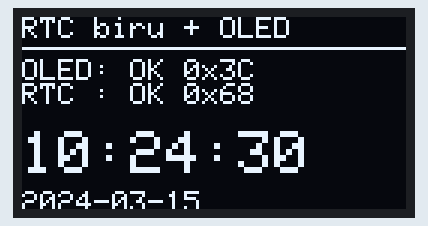
Recording of a sketch running on a simulated ESP32. On the bench: 128×64 one-colour display. The local clock reads 2024-03-15 10:24:30 at power-on unless the sketch sets it; what the sketch prints to the serial monitor is not drawn.

Above: at 0.7 s.
At 5.1 s:
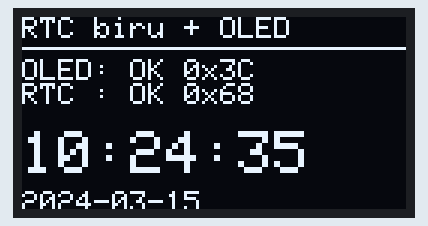
At 10.1 s:
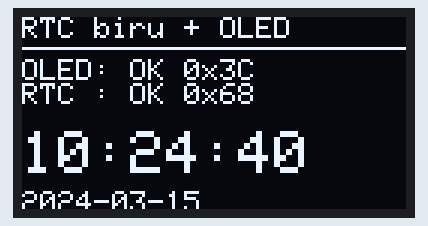
At 19.1 s:
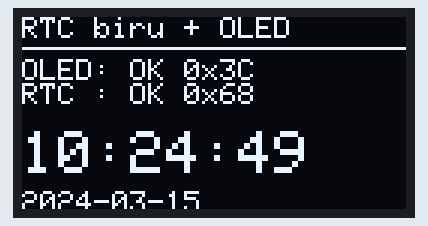
At 28.1 s:
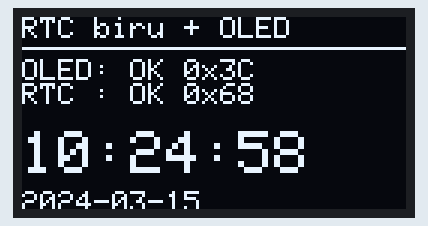
At 38.1 s:
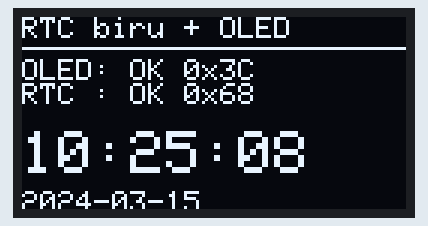

The sketch:

test-rtc-biru.ino
```cpp
/*
 * SIMALAS — Uji RTC biru (DS3231 ZS-042) + OLED, satu bus I2C
 *
 * Modul biru BOLEH share SDA/SCL dengan OLED (beda alamat I2C).
 * Masalah dulu = modul mini "For PI", bukan karena barengan OLED.
 *
 * Library: RTClib, Adafruit GFX, Adafruit SH110X
 *
 * Sambungan ke header RTC PCB (sama jalur OLED):
 *   VCC → 3.3V
 *   GND → GND
 *   SDA → GPIO 8
 *   SCL → GPIO 9
 *
 * Serial 115200 — scan harus tampil:
 *   -> 0x3C  (OLED)
 *   -> 0x57  (EEPROM modul, opsional)
 *   -> 0x68  (RTC)
 */

#include <Wire.h>
#include <RTClib.h>
#include <Adafruit_GFX.h>

#define I2C_SDA 8
#define I2C_SCL 9
#define OLED_ADDR 0x3C
#define OLED_DRIVER_SH1106 1

#if OLED_DRIVER_SH1106
#include <Adafruit_SH110X.h>
Adafruit_SH1106G display(128, 64, &Wire, -1);
#else
#include <Adafruit_SSD1306.h>
Adafruit_SSD1306 display(128, 64, &Wire, -1);
#endif

RTC_DS3231 rtc;
static bool g_oledOk = false;
static bool g_rtcOk = false;

static void scanBus() {
  Serial.printf("[I2C] SDA=%d SCL=%d\n", I2C_SDA, I2C_SCL);
  uint8_t n = 0;
  for (uint8_t addr = 1; addr < 127; addr++) {
    Wire.beginTransmission(addr);
    if (Wire.endTransmission() == 0) {
      Serial.printf("  -> 0x%02X", addr);
      if (addr == 0x3C)
        Serial.print(F(" (OLED)"));
      else if (addr == 0x68)
        Serial.print(F(" (RTC)"));
      else if (addr == 0x57)
        Serial.print(F(" (EEPROM)"));
      Serial.println();
      n++;
    }
  }
  if (n == 0)
    Serial.println(F("  (kosong — cek VCC/GND/SDA/SCL)"));
}

static bool initOled() {
#if OLED_DRIVER_SH1106
  if (!display.begin(OLED_ADDR, true))
    return false;
#else
  if (!display.begin(SSD1306_SWITCHCAPVCC, OLED_ADDR))
    return false;
#endif
  display.clearDisplay();
  display.setTextColor(1);
  display.setTextSize(1);
  display.display();
  return true;
}

static bool initRtc() {
  if (!rtc.begin())
    return false;

  if (rtc.lostPower()) {
    Serial.println(F("[RTC] jam kosong — set dari waktu compile sketch"));
    rtc.adjust(DateTime(F(__DATE__), F(__TIME__)));
  }
  return true;
}

static void drawScreen(const DateTime &dt, bool oledOk, bool rtcOk) {
  if (!oledOk)
    return;

  display.clearDisplay();
  display.setCursor(0, 0);
  display.println(F("RTC biru + OLED"));
  display.drawLine(0, 10, 127, 10, 1);

  display.setCursor(0, 14);
  display.printf("OLED: %s\n", oledOk ? "OK 0x3C" : "GAGAL");
  display.printf("RTC : %s\n", rtcOk ? "OK 0x68" : "GAGAL");

  if (rtcOk) {
    display.setTextSize(2);
    display.setCursor(0, 38);
    display.printf("%02d:%02d:%02d", dt.hour(), dt.minute(), dt.second());
    display.setTextSize(1);
    display.setCursor(0, 58);
    display.printf("%04d-%02d-%02d", dt.year(), dt.month(), dt.day());
  } else {
    display.setCursor(0, 40);
    display.println(F("RTC tidak terbaca"));
  }
  display.display();
}

void setup() {
  Serial.begin(115200);
  delay(500);
  Serial.println(F("\n=== SIMALAS test RTC biru (share bus OLED) ==="));

  Wire.begin(I2C_SDA, I2C_SCL);
  Wire.setClock(100000);
  delay(100);

  scanBus();

  g_oledOk = initOled();
  Serial.println(g_oledOk ? F("OLED: OK") : F("OLED: GAGAL"));

  g_rtcOk = initRtc();
  Serial.println(g_rtcOk ? F("RTC: OK (0x68)") : F("RTC: GAGAL — cek VCC 3.3V + SDA/SCL"));

  if (g_rtcOk) {
    DateTime now = rtc.now();
    Serial.printf("[RTC] jam: %04d-%02d-%02d %02d:%02d:%02d\n", now.year(),
                  now.month(), now.day(), now.hour(), now.minute(), now.second());
  }

  drawScreen(g_rtcOk ? rtc.now() : DateTime(2000, 1, 1, 0, 0, 0), g_oledOk, g_rtcOk);
}

void loop() {
  static unsigned long last = 0;
  if (millis() - last < 1000)
    return;
  last = millis();

  if (!g_rtcOk)
    return;

  DateTime dt = rtc.now();
  Serial.printf("[RTC] %04d-%02d-%02d %02d:%02d:%02d\n", dt.year(), dt.month(),
                dt.day(), dt.hour(), dt.minute(), dt.second());

  drawScreen(dt, g_oledOk, g_rtcOk);
}
```

Measured:
- what the display in image 1 shows lasts 1.0 s, from 5.0 s to 6.0 s
